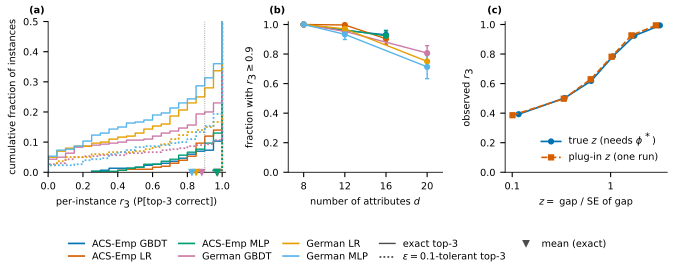

Recreate this plot in Python.
"""Fig 1 (figure*, C1 + d): the mean hides a tail.
(a) ECDF of per-instance r_3 at the shipped default budget (x1), exact top-3 (solid) and eps=0.10-tolerant top-3 (dotted), one curve
per dataset/model, exact mean marked (the x16 version of the exact ECDF is figA_ecdf_x16.pdf);
(b) reliable fraction F_3(delta=0.1) vs dimension d at x1, cluster-bootstrap CI;
(c) observed r_3 against z = gap/SE (true z, and plug-in z from a single run), binned.
Input: results/tidy_*.csv (+ plugz_*.npz for the plug-in curve)."""
import os, glob, json
import numpy as np, pandas as pd
import matplotlib; matplotlib.use("Agg")
import matplotlib.pyplot as plt
import figstyle as fs, common as C

K, DELTA = 3, 0.10
a = C.args(__doc__)
fs.apply("text", 0.40)
df, files = C.load_tidy(a.pilot)
sub, sub_files = C.load_tidy(a.pilot, subsets=True)   # d-curve cells (feature subsets of German / ACS), preliminary
main_files, files = files, files + sub_files
sub = sub[sub.dataset.isin(["german", "ACSEmployment"])]   # probability-scale cells only; Arrhythmia is on the margin scale
d3 = df[(df.arm == C.DEFAULT_ARM) & (df.k == K)].copy()
# players that vary between x and the background (`nvar`) are the d of the Shapley game (protocol §1)
d3["d"] = d3["nvar"]
d3["group"] = d3.dataset.map(lambda s: C.DATA_LABEL.get(s, s)) + " " + d3.model.map(lambda s: C.MODEL_LABEL.get(s, s.upper()))
groups = sorted(d3.group.unique())
pal = ["#0072B2", "#D55E00", "#009E73", "#CC79A7", "#E69F00", "#56B4E9", "#000000", "#F0E442"]
col = {g: pal[i % len(pal)] for i, g in enumerate(groups)}

fig, ax = plt.subplots(1, 3, gridspec_kw={"width_ratios": [1.15, 1, 1.05], "wspace": 0.38})
fig.subplots_adjust(left=0.07, right=0.99, bottom=0.36, top=0.92)

# (a) ECDF per instance
for g in groups:
    for rc, ls in (("r", "-"), ("r_eps10", (0, (1, 1.2)))):
        v = d3[(d3.group == g) & (d3.budget == "x1")].groupby(["cell", "inst"])[rc].mean().values
        if len(v) == 0:
            continue
        x, y = C.ecdf(v)
        ax[0].step(x, y, where="post", color=col[g], ls=ls, lw=1.0 if rc == "r" else 1.3)
        if rc == "r":
            ax[0].plot([v.mean()], [0], marker="v", ms=4, color=col[g], clip_on=False, zorder=5)
ax[0].axvline(1 - DELTA, color="0.5", lw=0.6, ls=":")
ax[0].set_xlabel(r"per-instance $r_3$ (P[top-3 correct])")
ax[0].set_ylabel("cumulative fraction of instances")
ax[0].set_xlim(0, 1.02); ax[0].set_ylim(0, 0.5)   # the lower tail is the content; the ECDF is 1 at r=1 for every curve
from matplotlib.lines import Line2D
h = [Line2D([], [], color=col[g], lw=1.2, label=g) for g in groups]
h += [Line2D([], [], color="0.3", lw=1.0, label="exact top-3"), Line2D([], [], color="0.3", lw=1.3, ls=(0, (1, 1.2)), label="$\\epsilon=0.1$-tolerant top-3"),
      Line2D([], [], color="0.3", marker="v", ls="", ms=4, label="mean (exact)")]
fig.legend(handles=h, frameon=False, loc="lower center", ncol=5, handlelength=1.6, columnspacing=1.2, labelspacing=0.3, bbox_to_anchor=(0.5, -0.01))

# (b) reliable fraction vs d
d3b = pd.concat([d3, sub[(sub.arm == C.DEFAULT_ARM) & (sub.k == K)]], ignore_index=True)
d3b["d"] = d3b["nvar"]
d3b["group"] = d3b.dataset.map(lambda s: C.DATA_LABEL.get(s, s)) + " " + d3b.model.map(lambda s: C.MODEL_LABEL.get(s, s.upper()))
x1 = d3b[d3b.budget == "x1"].groupby(["cell", "inst"], as_index=False).agg(r=("r", "mean"), d=("d", "first"), seed=("seed", "first"),
                                                                        group=("group", "first"))
x1["rel"] = (x1.r >= 1 - DELTA).astype(float)
for g in groups:
    sg = x1[x1.group == g]
    pts = []
    for dd, s in sg.groupby("d"):
        m, lo, hi = C.cluster_boot(s, lambda f: f.rel.mean(), B=500)
        pts.append((dd, m, lo, hi))
    if not pts:
        continue
    p = np.array(pts)
    ax[1].errorbar(p[:, 0], p[:, 1], yerr=[p[:, 1] - p[:, 2], p[:, 3] - p[:, 1]], color=col[g], marker="o", ms=3.5, lw=1, capsize=1.5)
dvals = sorted(x1.d.unique())
ax[1].set_xticks(dvals); ax[1].set_xlim(min(dvals) - 1.5, max(dvals) + 1.5); ax[1].set_ylim(0, 1.02)
ax[1].set_xlabel("number of attributes $d$")
ax[1].set_ylabel(r"fraction with $r_3\geq 0.9$")

# (c) r vs z (true and plug-in), binned by quantile
def binned(z, ok, nb=6):
    q = np.unique(np.quantile(z, np.linspace(0, 1, nb + 1)))
    idx = np.clip(np.digitize(z, q[1:-1]), 0, len(q) - 2)
    return np.array([(np.median(z[idx == i]), ok[idx == i].mean()) for i in range(len(q) - 1) if (idx == i).sum() >= 5])
# the plug-in z exists for the Covert-Lee arm only (its own SE), so both curves use that arm's runs at x1
t = df[(df.arm == "covert_lee") & (df.k == K) & (df.budget == "x1")]
bt = binned(t.z_true.clip(upper=1e3).values, t.r.values)
if len(bt):
    ax[2].plot(bt[:, 0], bt[:, 1], "o-", color="#0072B2", ms=3.5, label="true $z$ (needs $\\phi^*$)")
zs, oks = [], []
for f in main_files:
    pz = f.replace("tidy_", "plugz_").replace(".csv", ".npz")
    if os.path.exists(pz):
        w = np.load(pz)
        if f"zplug/x1/k{K}" in w.files:
            zs.append(w[f"zplug/x1/k{K}"].ravel()); oks.append(w[f"ok/x1/k{K}"].ravel().astype(float))
if zs:
    bp = binned(np.concatenate(zs), np.concatenate(oks))
    if len(bp):
        ax[2].plot(bp[:, 0], bp[:, 1], "s--", color="#D55E00", ms=3.5, label="plug-in $z$ (one run)")
ax[2].set_xscale("log"); ax[2].set_ylim(0, 1.02)
ax[2].set_xticks([0.1, 1]); ax[2].set_xticklabels(["0.1", "1"]); ax[2].minorticks_off()
ax[2].set_xlabel("$z=$ gap / SE of gap")
ax[2].set_ylabel("observed $r_3$")
if ax[2].get_legend_handles_labels()[0]:
    ax[2].legend(frameon=False, loc="lower right")

for i, l in enumerate("abc"):
    ax[i].text(-0.02, 1.04, f"({l})", transform=ax[i].transAxes, fontweight="bold", va="bottom", ha="right")
out = os.path.join(C.outdir(a), "fig1_tail.pdf")
fig.savefig(out)
json.dump(C.provenance(files), open(out.replace(".pdf", ".json"), "w"), indent=1)
print("wrote", out)
